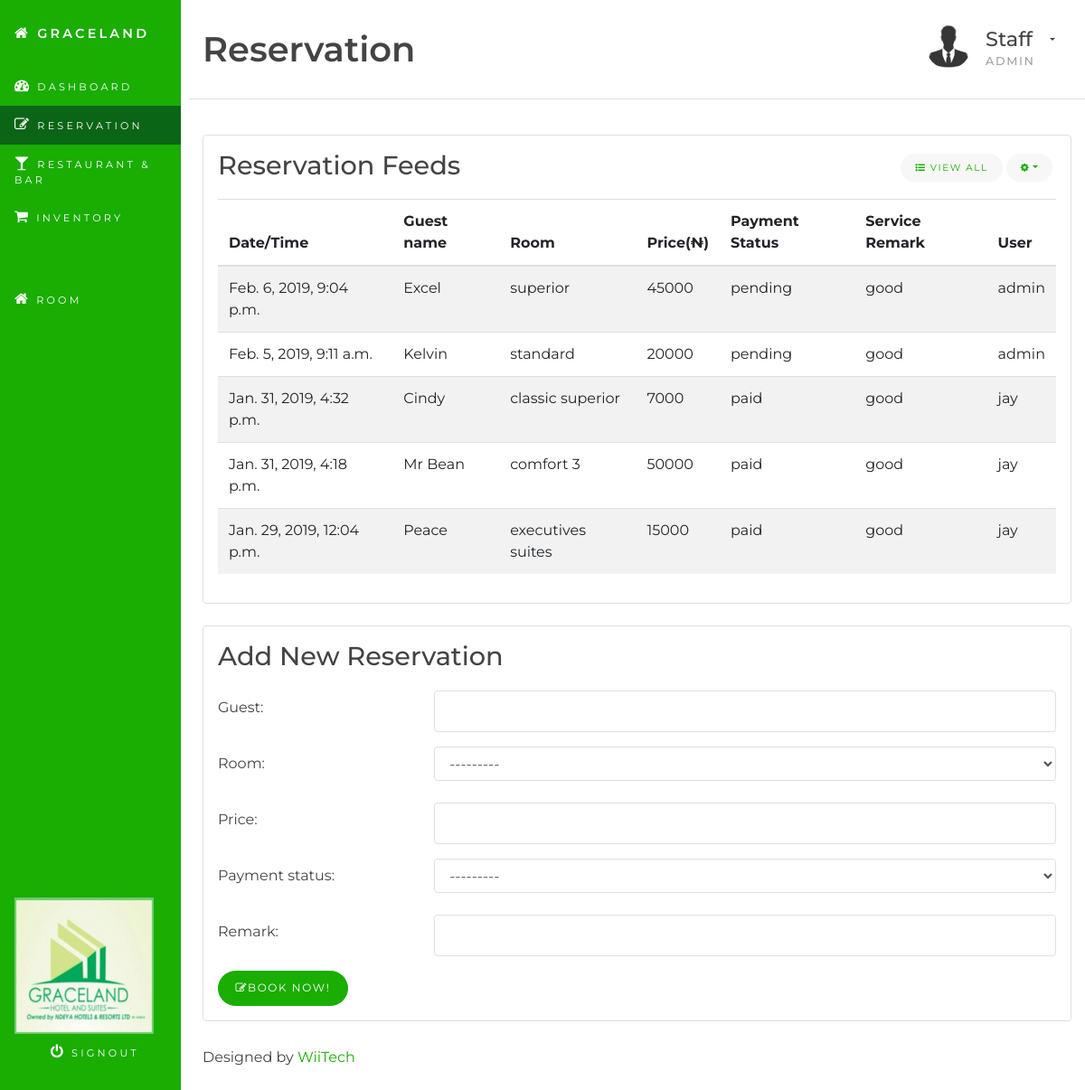
/reservation/ (signed in), run on the app's committed database.
### hms/models.py (models this page shows, shortened)
class Reservation(models.Model):
    ROOM_CHOICES = (
        ('comfort 1', 'Comfort 1'),
        ('comfort 2', 'Comfort 2'),
        ('comfort 3', 'Comfort 3'),
        ('standard', 'Standard'),
        ('superior', 'Superior'),
        ('standard superior', 'Standard Superior '),
        ('classic superior', 'Classic Superior'),
        ('executives suites', 'Executives Suites'),
    )
    PAYMENT_CHOICES = (
        ('paid', 'Paid'),
        ('pending', 'Pending'),
    )
    time = models.DateTimeField(auto_now_add=True)
    guest = models.CharField(max_length=100)
    room = models.CharField(max_length=20, choices=ROOM_CHOICES)
    price = models.IntegerField()
    payment_status = models.CharField(max_length=20, choices=PAYMENT_CHOICES)
    remark = models.CharField(max_length=100)
    user = models.ForeignKey(User, on_delete=models.CASCADE)
    class Meta:
        ordering = ('-time',)

### hms/views.py (the view, shortened to what this page needs)
# urls.py: path('reservation/', views.reservation, name='reservation'),
@login_required
def reservation(request):
    latest_reservations = Reservation.objects.all()[:5]
    form = ReservationForm()
    context = {
        'section': 'reservation',
        'form': form,
        'latest_reservations': latest_reservations,
    }
    return render(request, 'hms/reservation.html', context)

### hms/forms.py
class ReservationForm(forms.ModelForm):
    class Meta:
        model = Reservation
        exclude = ('time', 'user')
    def __init__(self, *args, **kwargs):
        super(ReservationForm, self).__init__(*args, **kwargs)
        for fname, f in self.fields.items():
            f.widget.attrs['class'] = 'form-control'

### hms/templates/hms/reservation.html (shortened to what this page needs)
{% extends 'base.html' %}
{% block content %}
<div class="container-fluid" id="wrapper">
	<div class="row">
		<main class="col-xs-12 col-sm-8 col-lg-9 col-xl-10 pt-3 pl-4 ml-auto">
			{% include 'hms/reservation/reservation_head.html' %}
			<section class="row">
				<div class="col-sm-12">
					{% include 'hms/reservation/reservation_display.html' %}
					{% include 'hms/reservation/reservation_form.html' %}
					{% include 'hms/footer.html' %}
				</div>
			</section>
		</main>
	</div>
</div>
{% endblock content %}

### hms/templates/hms/reservation/reservation_head.html (shortened to what this page needs)
<header class="page-header row justify-center">
    <div class="col-md-6 col-lg-8" >
        <h1 class="float-left text-center text-md-left">Reservation</h1>
    </div>
    <div class="dropdown user-dropdown col-md-6 col-lg-4 text-center text-md-right"><a class="btn btn-stripped dropdown-toggle" href="#" id="dropdownMenuLink" data-toggle="dropdown" aria-haspopup="true" aria-expanded="false">
        <img src="../static/images/profile-pic.jpg" alt="profile photo" class="circle float-left profile-photo" width="50" height="auto">
        <div class="username mt-1">
            <h4 class="mb-1">Staff</h4>
            <h6 class="text-muted">{{ request.user }}</h6>
        </div>
        </a>
    </div>
</header>

### hms/templates/hms/reservation/reservation_display.html (shortened to what this page needs)
<section class="row">
    <div class="col-md-12 col-lg-12">
        <div class="card mb-4">
            <div class="card-block">
                <h3 class="card-title">Reservation Feeds</h3>
                <div class="dropdown card-title-btn-container">
                    <button class="btn btn-sm btn-subtle" type="button"><em class="fa fa-list-ul"></em> View All</button>
                    <button class="btn btn-sm btn-subtle dropdown-toggle" type="button" data-toggle="dropdown" aria-haspopup="true" aria-expanded="false"><em class="fa fa-cog"></em></button>
                </div>
                <div class="table-responsive">
                    <table class="table table-striped">
                        <thead>
                            <tr>
                                <th>Date/Time</th>
                                <th>Guest name</th>
                                <th>Room</th>
                                <th>Price(&#8358)</th>
                                <th>Payment Status</th>
                                <th>Service Remark</th>
                                <th>User</th>
                            </tr>
                        </thead>
                        <tbody>
                            {% for reservation in latest_reservations %}
                                <tr>
                                    <td>{{ reservation.time }}</td>
                                    <td>{{ reservation.guest }}</td>
                                    <td>{{ reservation.room }}</td>
                                    <td>{{ reservation.price }}</td>
                                    <td>{{ reservation.payment_status }}</td>
                                    <td>{{ reservation.remark }}</td>
                                    <td>{{ reservation.user }}</td>
                                </tr>
                            {% endfor %}
                        </tbody>
                    </table>
                </div>
            </div>
        </div>
    </div>
</section>

### hms/static/css/style.css (style rules this page uses)
body { background-color: #ffffff; font-family: "Montserrat", "Helvetica Neue", Helvetica, Arial, sans-serif; font-size: 1rem; color: #444444; }
h1, h2 { font-family: "Montserrat", "Helvetica Neue", Helvetica, Arial, sans-serif; padding-bottom: 1.2rem; border-bottom: 1px solid #dfdfdf; }
h3, h4, h5, h6 { font-family: "Montserrat", "Helvetica Neue", Helvetica, Arial, sans-serif; }
a, a:visited { color: #1aad02; }
h1 { font-family: "Montserrat", "Helvetica Neue", Helvetica, Arial, sans-serif; font-size: 2.4rem; font-weight: 600; }
h3 { font-family: "Montserrat", "Helvetica Neue", Helvetica, Arial, sans-serif; font-size: 1.8rem; font-weight: 500; }
h4 { font-family: "Montserrat", "Helvetica Neue", Helvetica, Arial, sans-serif; font-size: 1.4rem; font-weight: 500; }
h6 { font-family: "Montserrat", "Helvetica Neue", Helvetica, Arial, sans-serif; font-size: .8rem; letter-spacing: .1rem; font-weight: 500; text-transform: uppercase; }
.justify-center { display: flex; align-items: center; justify-content: center; }
.text-muted { color: #a0a0a0 !important; }
.circle { border-radius: 499rem; }
.btn { border-radius: 499rem; text-transform: uppercase; letter-spacing: .1rem; font-size: .75rem; padding: .6rem 1.15rem; cursor: pointer; }
.btn-sm { font-size: .65rem; padding: .5rem 1rem; }
.btn-subtle { border: none; background: #f7f7f7; color: #1aad02; -webkit-appearance: none; cursor: pointer; }
.btn-stripped { border: none; background: none !important; color: #444444 !important; -webkit-appearance: none; cursor: pointer; }
.dropdown a { color: #444444; }
.card { background-color: #ffffff; border: 1px solid #dfdfdf; }
.card-block { padding: 1rem; }
.card-title { padding-bottom: .25rem; margin-bottom: 1rem; }
.card-title-btn-container { position: absolute; top: 1.25rem; right: 1.25rem; list-style: none; }
.page-header { font-family: "Montserrat", "Helvetica Neue", Helvetica, Arial, sans-serif; margin-top: 0rem; margin-bottom: 2.4rem; padding-bottom: 1rem; border-bottom: 1px solid #dfdfdf; height: auto; }
.page-header h1 { display: inline; border: none; padding: 0; margin-top: 0; margin-bottom: 0; width: 100%; }
.profile-photo { border-radius: 499rem; float: left; }
.username { float: left; text-align: left; margin: 0 0 0 1rem; }
.username h1, .username h2, .username h3, .username h4 { margin-bottom: 0; text-transform: none !important; letter-spacing: 0 !important; }
.user-dropdown .dropdown-toggle::after { margin-top: 1rem; margin-left: 1rem; }
.form-control { border: 1px solid #dfdfdf; background-color: #ffffff; box-shadow: none; }
input.form-control { height: 46px; }
table, td, tr, th, thead { border-color: #dfdfdf !important; }

### hms/static/css/main.css (style rules this page uses)
main input { border: 1px solid #1aad02; border-radius: .25rem; }

### data on the page
Reservation: time "Feb. 6, 2019, 9:04 p.m.", guest "Excel", room "superior", price "45000", payment_status "pending", remark "good", user "admin"
Reservation: time "Feb. 5, 2019, 9:11 a.m.", guest "Kelvin", room "standard", price "20000", payment_status "pending", remark "good", user "admin"
Reservation: time "Jan. 31, 2019, 4:32 p.m.", guest "Cindy", room "classic superior", price "7000", payment_status "paid", remark "good", user "jay"
Reservation: time "Jan. 31, 2019, 4:18 p.m.", guest "Mr Bean", room "comfort 3", price "50000", payment_status "paid", remark "good", user "jay"
Reservation: time "Jan. 29, 2019, 12:04 p.m.", guest "Peace", room "executives suites", price "15000", payment_status "paid", remark "good", user "jay"

### other printed values
{{ request.user }} "ADMIN"
{{ field.label_tag }} "Guest:" "Room:" "Price:" "Payment status:" "Remark:"
